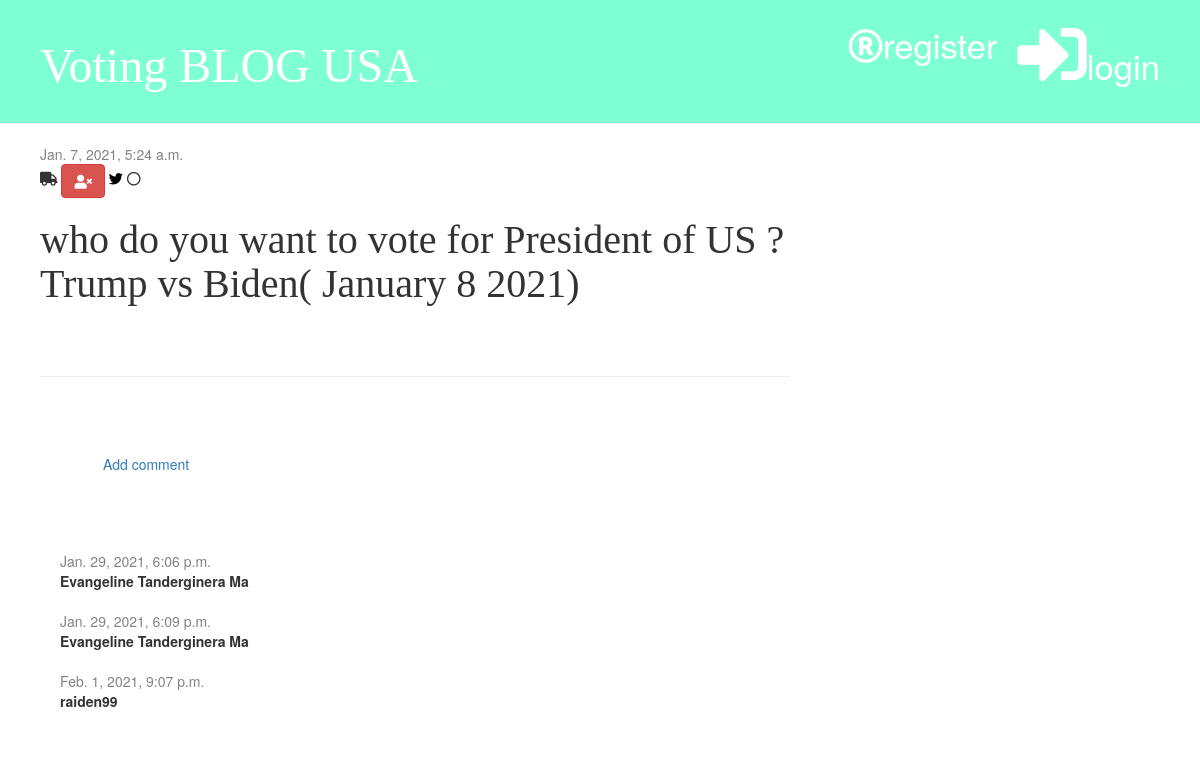
The app's page /post/1/ with its own data.
### blog/models.py (models this page shows, shortened)
class Post(models.Model):
    author = models.ForeignKey('auth.User', on_delete=models.CASCADE)
    title = models.CharField(max_length=288)
    text = models.TextField()
    created_date = models.DateTimeField(default=timezone.now)
    published_date = models.DateTimeField(blank=True, null=True)

class Comment(models.Model):
    post = models.ForeignKey('blog.Post', on_delete=models.CASCADE, related_name='comments')
    author = models.CharField(max_length=200)
    text = models.TextField()
    created_date = models.DateTimeField(default=timezone.now)  # when u create comment , the comment create now
    approved = models.BooleanField(default=False)

### blog/views.py (the view)
# urls.py: path('post/<int:pk>/', views.post_detail, name='post_detail'),
def post_detail(request, pk):  # as soon as you click on page
    post = get_object_or_404(Post, pk=pk)
    stuff_for_frontend = {'post': post}
    return render(request, 'blog/post_detail.html', stuff_for_frontend)

### blog/templatetags/markdownify.py (called while the page is built)
@register.filter
def markdown(value):
    renderer = HighlightRenderer()
    markdown = mistune.Markdown(renderer=renderer)
    return markdown(value)

### blog/templates/blog/post_detail.html (shortened to what this page needs)
{% extends 'blog/Base.html' %}
{% load markdownify %}
{% block content %}
        <div class="post">
            {% if post.published_date %}
                <div class="date">
                    {{post.published_date}}
                </div>
             {% else %}
                <a href="{% url 'post_publish' pk=post.pk %}" class="btn btn-primary">Publish</a>
             {% endif %}
                <i class="fa fa-truck" aria-hidden="true"></i>
            <a href="{%url 'post_delete' pk=post.pk %}" class="btn btn-danger"
            onclick=" return confirm('Are you sure you want to delete this post?')"><i class="fa fa-user-times"></i></a>
            <i class="fa fa-twitter" style="color:#000000"></i>
            <i class="fa fa-circle-o"></i>
            <h1>{{ post.title }}</h1>
        </div>
        <hr>
        <a href="{%url 'add_comment_to_post' pk=post.pk %}" class="btn btn-secondary">Add comment</a>
        {% for comment in post.comments.all %}
            {% if user.is_authenticated or comment.approved %}
             <div class="comment">
                <div class="date">
                     {{ comment.created_date }}
                </div>
                      <strong>{{ comment.author }}</strong>
                      </div>
                {% endif %}
            {% empty %}
                 <p>NO comments for now ......</p>
        {% endfor %}
{% endblock %}

### blog/static/css/blog.css (style rules this page uses)
h1,h2,h3,h4 { font-family: 'Tangerine', 'Inconsolate', 'Droid Sans', serif; font-size: 40px; }
.date { color: #828282; }
.post { margin-bottom:70px; }
.comment { margin: 20px 0px 20px 20px; }
.btn-secondary { margin: 50px; }

### records on screen
Post: published_date "Jan. 7, 2021, 5:24 a.m.", title "who do you want to vote for President of US ? Trump vs Biden( January 8 2021)"
Comment: created_date "Jan. 29, 2021, 6:06 p.m.", author "Evangeline Tanderginera Ma"
Comment: created_date "Jan. 29, 2021, 6:09 p.m.", author "Evangeline Tanderginera Ma"
Comment: created_date "Feb. 1, 2021, 9:07 p.m.", author "raiden99"
